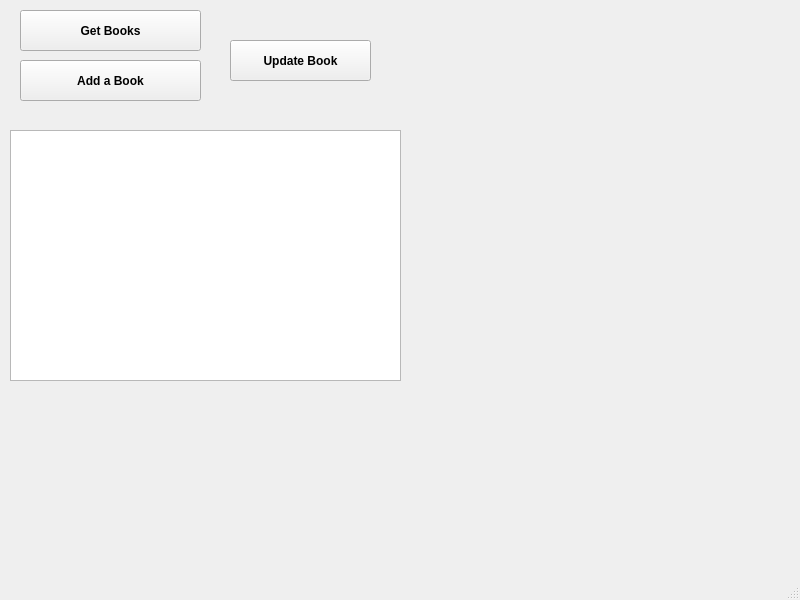
<?xml version="1.0" encoding="UTF-8"?>
<ui version="4.0">
 <class>MainWindow</class>
 <widget class="QMainWindow" name="MainWindow">
  <property name="geometry">
   <rect>
    <x>0</x>
    <y>0</y>
    <width>800</width>
    <height>600</height>
   </rect>
  </property>
  <property name="windowTitle">
   <string>MainWindow</string>
  </property>
  <widget class="QWidget" name="centralwidget">
   <widget class="QPushButton" name="btnShowBooks">
    <property name="geometry">
     <rect>
      <x>20</x>
      <y>10</y>
      <width>181</width>
      <height>41</height>
     </rect>
    </property>
    <property name="font">
     <font>
      <bold>true</bold>
     </font>
    </property>
    <property name="text">
     <string>Get Books</string>
    </property>
   </widget>
   <widget class="QTextEdit" name="textBooks">
    <property name="geometry">
     <rect>
      <x>10</x>
      <y>130</y>
      <width>391</width>
      <height>251</height>
     </rect>
    </property>
   </widget>
   <widget class="QPushButton" name="btnAddBook">
    <property name="geometry">
     <rect>
      <x>20</x>
      <y>60</y>
      <width>181</width>
      <height>41</height>
     </rect>
    </property>
    <property name="font">
     <font>
      <bold>true</bold>
     </font>
    </property>
    <property name="text">
     <string>Add a Book</string>
    </property>
   </widget>
   <widget class="QPushButton" name="btnUpdateBook">
    <property name="geometry">
     <rect>
      <x>230</x>
      <y>40</y>
      <width>141</width>
      <height>41</height>
     </rect>
    </property>
    <property name="font">
     <font>
      <bold>true</bold>
     </font>
    </property>
    <property name="text">
     <string>Update Book</string>
    </property>
   </widget>
  </widget>
  <widget class="QMenuBar" name="menubar">
   <property name="geometry">
    <rect>
     <x>0</x>
     <y>0</y>
     <width>800</width>
     <height>20</height>
    </rect>
   </property>
  </widget>
  <widget class="QStatusBar" name="statusbar"/>
 </widget>
 <resources/>
 <connections/>
</ui>
